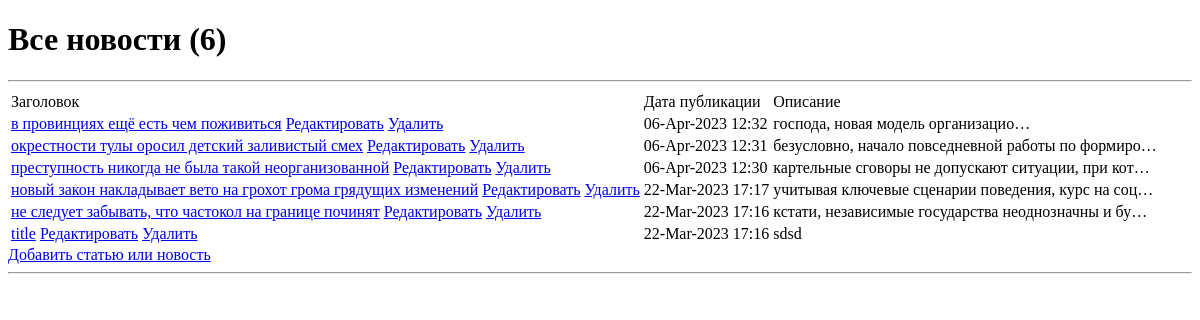
Before: /news/ with the older database file.
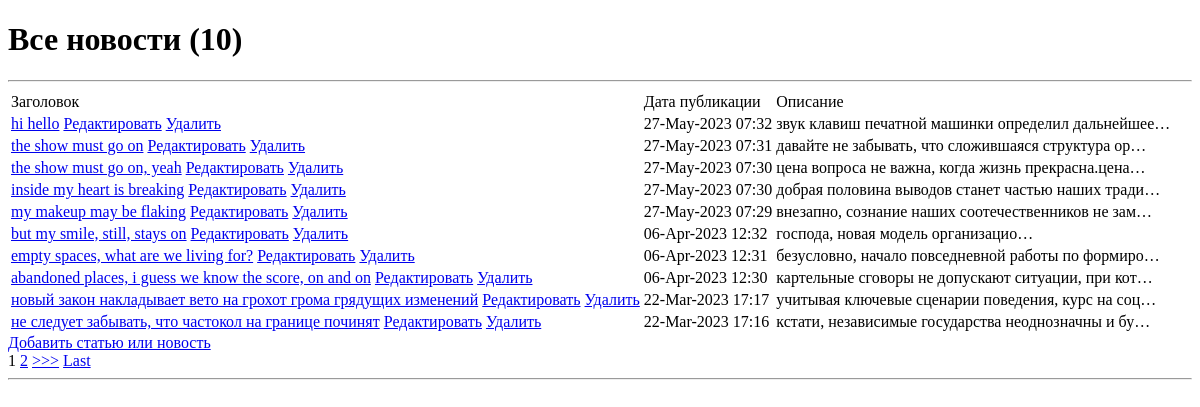
After: the same page with the newer database file.
### article/models.py (models this page shows, shortened)
class Post(models.Model):
    author = models.ForeignKey(Author, on_delete=models.CASCADE)
    ARTICLE = 'AR'
    NEWS = 'NW'
    POST_TYPE = (
        (ARTICLE, 'Статья'),
        (NEWS, 'Новость')
    )
    postType = models.CharField(max_length=2, choices=POST_TYPE, default=ARTICLE)
    time = models.DateTimeField(auto_now_add=True)
    postCategory = models.ManyToManyField(Category, through='PostCategory')
    title = models.CharField(max_length=255)
    text = models.TextField()
    rating = models.IntegerField(default=0)

### article/views.py (the view)
# urls.py: path('', NewsList.as_view()),
class NewsList(ListView):
    model = Post
    template_name = 'news.html'
    context_object_name = 'news'
    queryset = Post.objects.order_by('-time')
    paginate_by = 10

### article/templatetags/custom_filters.py (called while the page is built)
@register.filter(name='Censor')
def Censor(value):
    text = value.lower().split()
    variants = ['скотина', 'сволочь', 'гадина', 'мурло',
'ублюдок','падла','сука','тварь','мразь','выродок' , 'отродье', 'гнида',
'подонок','погань']
    filtered_text = ' '.join([word for word in text if word not in variants])
    return filtered_text

### templates/news.html (shortened to what this page needs)
{% extends 'flatpages/default.html' %}
{% load custom_filters %}
{% block content %}
    <h1>Все новости ({{news|length}})</h1>
    <hr>
    {% if news %}
        <table>
            <tr>
                <td>
                    Заголовок
                </td>
                <td>
                    Дата публикации
                </td>
                <td>
                    Описание
                </td>
            </tr>
        {% for news_page in news %}
            <tr>
                <td>
                    <a href="{% url 'news_detail' news_page.id %}">{{news_page.title|Censor}}</a>
                    <a href="{% url 'news_edit' news_page.id%}">Редактировать</a>
                    <a href="{% url 'news_delete' news_page.id %}">Удалить</a>
                </td>
                <td>
                    {{ news_page.time|date:'d-M-Y H:i' }}
                </td>
                <td>
                    {{ news_page.text|truncatechars:50|Censor }}
                </td>
            </tr>
        {% endfor %}
        </table>
        <a href="{% url 'news_add' %}">Добавить статью или новость</a> <br>
    {% else %}
        <h2>Новостей нет!</h2>
    {% endif %}
    {% if is_paginated %}
    {% for num in page_obj.paginator.page_range %}
        {% if page_obj.number == num %}
            <a>{{ num }}</a>
        {% elif num > page_obj.number|add:'-3' and num < page_obj.number|add:'3' %}
            <a href="?page={{ num }}">{{ num }}</a>
        {% endif %}
    {% endfor %}
    {% if page_obj.has_next %}
        <a href="?page={{ page_obj.next_page_number }}">>>></a>
        <a href="?page={{ page_obj.paginator.num_pages }}">Last</a>
    {% endif %}
    {% endif %}
{% endblock content %}

Changed rows visible on the page:
no longer on this page (row unchanged): Post: title|Censor "title", time "22-Mar-2023 17:16", text|Censor "sdsd"
added Post: title|Censor "hi hello", time "27-May-2023 07:32", text|Censor "звук клавиш печатной машинки определил дальнейшее…"
added Post: title|Censor "the show must go on", time "27-May-2023 07:31", text|Censor "давайте не забывать, что сложившаяся структура ор…"
added Post: title|Censor "the show must go on, yeah", time "27-May-2023 07:30", text|Censor "цена вопроса не важна, когда жизнь прекрасна.цена…"
added Post: title|Censor "inside my heart is breaking", time "27-May-2023 07:30", text|Censor "добрая половина выводов станет частью наших тради…"
added Post: title|Censor "my makeup may be flaking", time "27-May-2023 07:29", text|Censor "внезапно, сознание наших соотечественников не зам…"
changed Post "господа, новая модель организацио…": title|Censor "в провинциях ещё есть чем поживиться" → "but my smile, still, stays on"
changed Post "безусловно, начало повседневной работы по формиро…": title|Censor "окрестности тулы оросил детский заливистый смех" → "empty spaces, what are we living for?"
changed Post "картельные сговоры не допускают ситуации, при кот…": title|Censor "преступность никогда не была такой неорганизованной" → "abandoned places, i guess we know the score, on and on"
Other visible differences:
{{ news|length }}: "6" → "10"
new list line: "1"
new list line: "2"
text now shown: ">>> Last"
